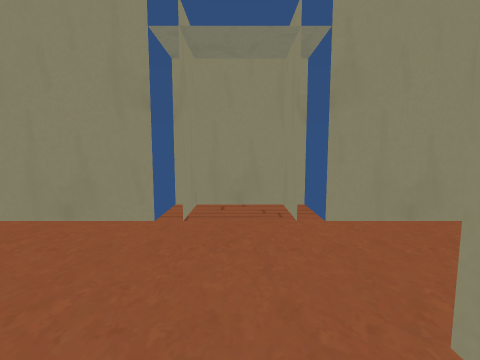
[1] (above)

17 first-person views from a walk through a Unity game level. The camera is 1.2 m above the floor, tilts 6° down and sees 85° across. The floor is counted in squares, 1 m on a side. Each view is taken from the middle of a square. On the plan, view 1 faces up. The plan holds only what a view shows up to about 12 squares ahead; the rest is blank. The player character is not drawn. Door leaves are left out, so doorways stand open.

[2]
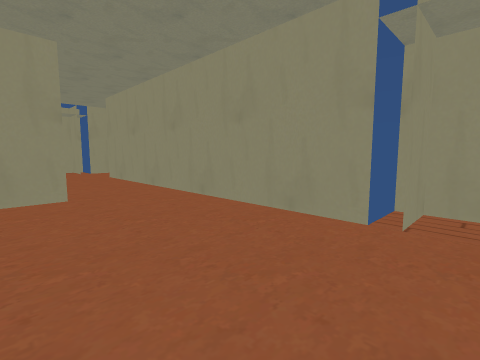

[3]
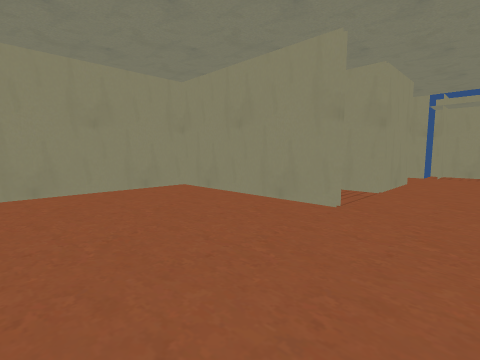

[4]
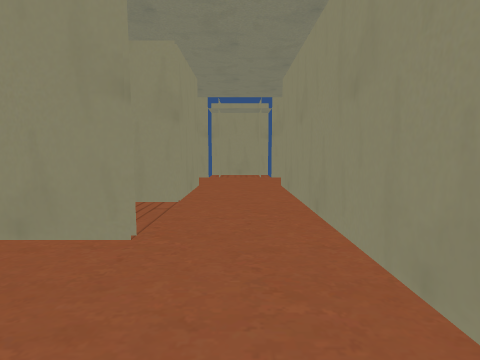

[5]
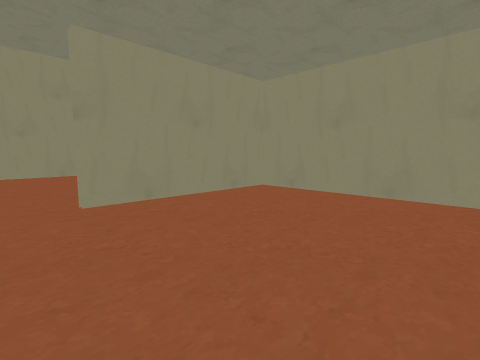

[6]
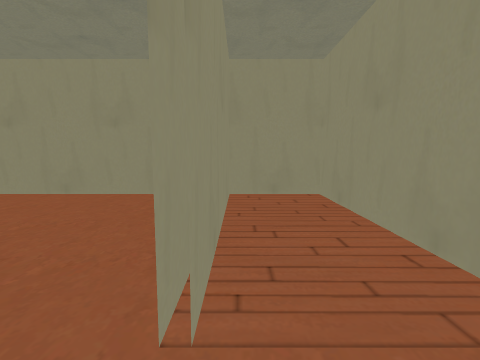

[7]
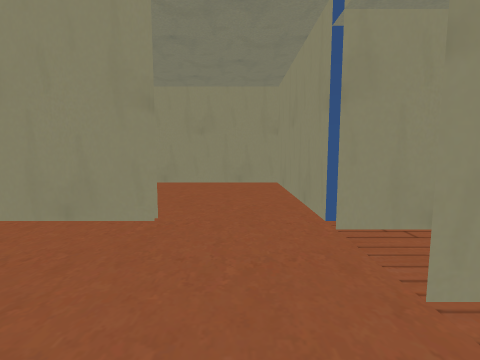

[8]
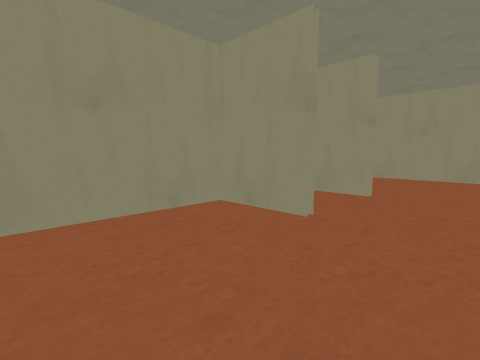

[9]
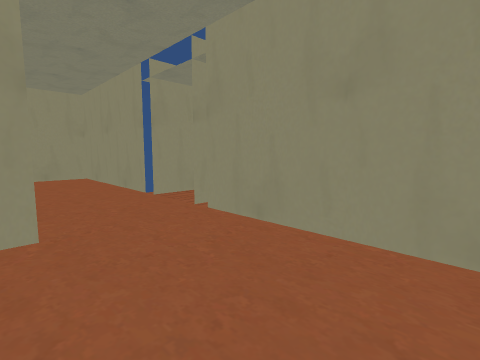

[10]
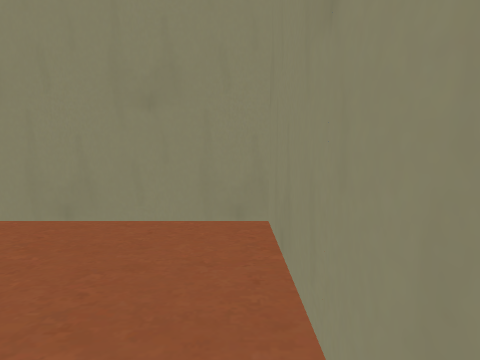

[11]
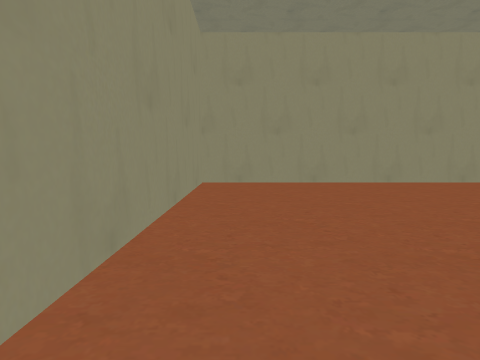

[12]
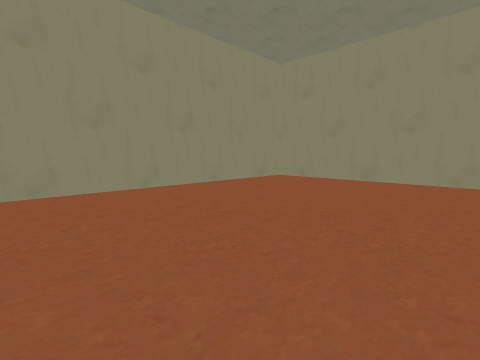

[13]
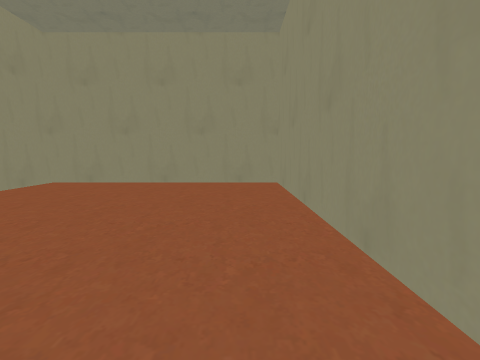

[14]
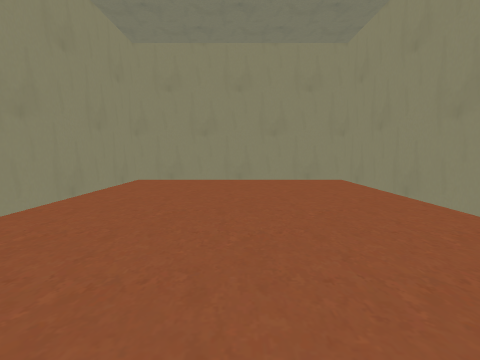

[15]
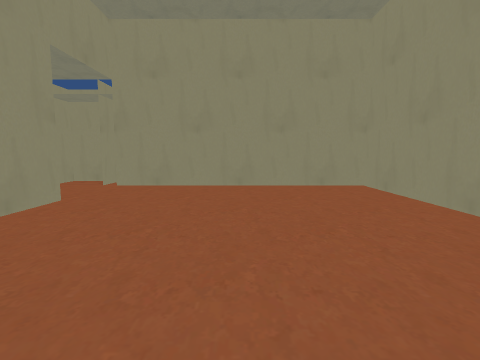

[16]
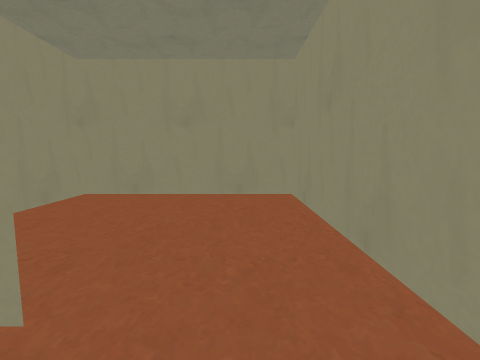

[17]
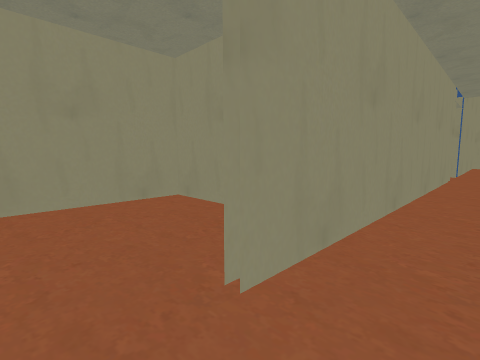

### Floor plan
Points are (right, up) in squares from view 1. A wall is a line through its corners. A room is listed if a view was taken in it or the views show most of it. See-through windows are left out.
Room 1 (views 1, 2, 3, 4, 5, 6, 11, 16, 17)
walls: (-7.5, 1.6) (-7.5, -4.5); (-1.4, 4.5) (-13.5, 4.5); (-8.1, -4.5) (1.3, -4.5) (1.3, 1.5); (-13.6, 1.5) (-10.3, 1.5)
ways out: open door at (-15.4, 3) to room 2; open door at (0.7, 3.7) to room 3; open door at (-9, 1.5) to room 5
Room 2 (views 7, 8, 9, 10)
walls: (-13.6, 4.7) (-11, 4.7) (-11, 9.5) (-16.5, 9.5) (-16.5, 4.5)
ways out: open door at (-15.4, 3) to room 1
Room 3 (views 12, 13, 14, 15)
walls: (1.5, 1.5) (1.5, -10.5) (10.5, -10.5) (10.5, 4.5) (1.5, 4.5)
ways out: open door at (0.7, 3.7) to room 1
Room 4 (no view inside)
walls: (-10.5, -4.5) (-10.5, -2); (-16.5, 1.6) (-16.5, -4.5) (-10.1, -4.5)
Room 5 (no view inside)
walls: (-7.7, -4.4) (-7.7, 1.5); (-10.1, -4.5) (-8.1, -4.5); (-10.3, 1.5) (-10.3, -4.5)
ways out: open door at (-9, 1.5) to room 1

Positions as (right, up) in squares from view 1, and headings:
1: (0, 0), facing up
2: (0, 0), facing up-left
3: (-2, 4), facing down-left
4: (-4, 3), facing left
5: (-5, 3), facing down-right
6: (-8, 3), facing down
7: (-15, 6), facing down
8: (-16, 9), facing down-right
9: (-13, 9), facing down-left
10: (-12, 9), facing left
11: (0, 3), facing right
12: (2, 1), facing down-right
13: (3, 0), facing down
14: (6, 1), facing down
15: (6, -5), facing up
16: (-15, 3), facing down
17: (-15, 3), facing up-right
